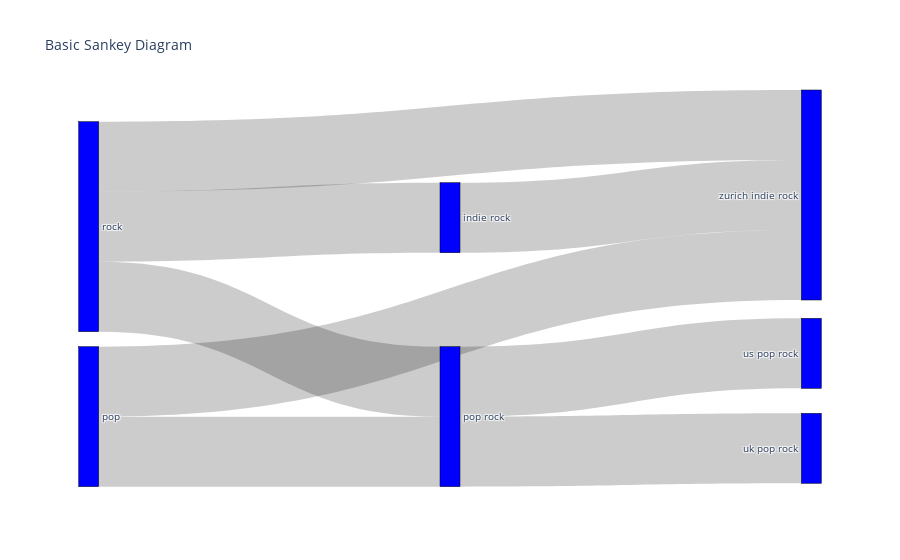

Source (notebook cell):
### Code cell
import plotly.graph_objects as go

label = [
    'rock',
    'pop',
    'indie rock',
    'pop rock',
    'zurich indie rock',
    'us pop rock',
    'uk pop rock',
]

source = [0, 0, 1, 2, 3, 3, 1, 0]
target = [2, 3, 3, 4, 5, 6, 4, 4]

fig = go.Figure(data=[go.Sankey(
    node = dict(
      pad = 15,
      thickness = 20,
      line = dict(color = "black", width = 0.5),
      label = label,
      color = "blue"
    ),
    link = dict(
      source = source,
      target = target,
      value = [1, 1, 1, 1, 1, 1, 1, 1],
  ))])

fig.update_layout(title_text="Basic Sankey Diagram", font_size=10)
fig.show()

### Figure 1 — Plotly figure (JSON) as saved in the notebook; plotly's stock layout.template omitted (floating-point values rounded to 4 significant figures)
{"data": [{"link": {"source": [0, 0, 1, 2, 3, 3, 1, 0], "target": [2, 3, 3, 4, 5, 6, 4, 4], "value": [1, 1, 1, 1, 1, 1, 1, 1]}, "node": {"color": "blue", "label": ["rock", "pop", "indie rock", "pop rock", "zurich indie rock", "us pop rock", "uk pop rock"], "line": {"color": "black", "width": 0.5}, "pad": 15, "thickness": 20, "x": [0.01175, 0.01175, 0.5, 0.5, 0.9882, 0.9882, 0.9882], "y": [0.3333, 0.8333, 0.3098, 0.8333, 0.25, 0.6667, 0.9167]}, "type": "sankey"}], "layout": {"autosize": true, "font": {"size": 10}, "title": {"text": "Basic Sankey Diagram"}}}
